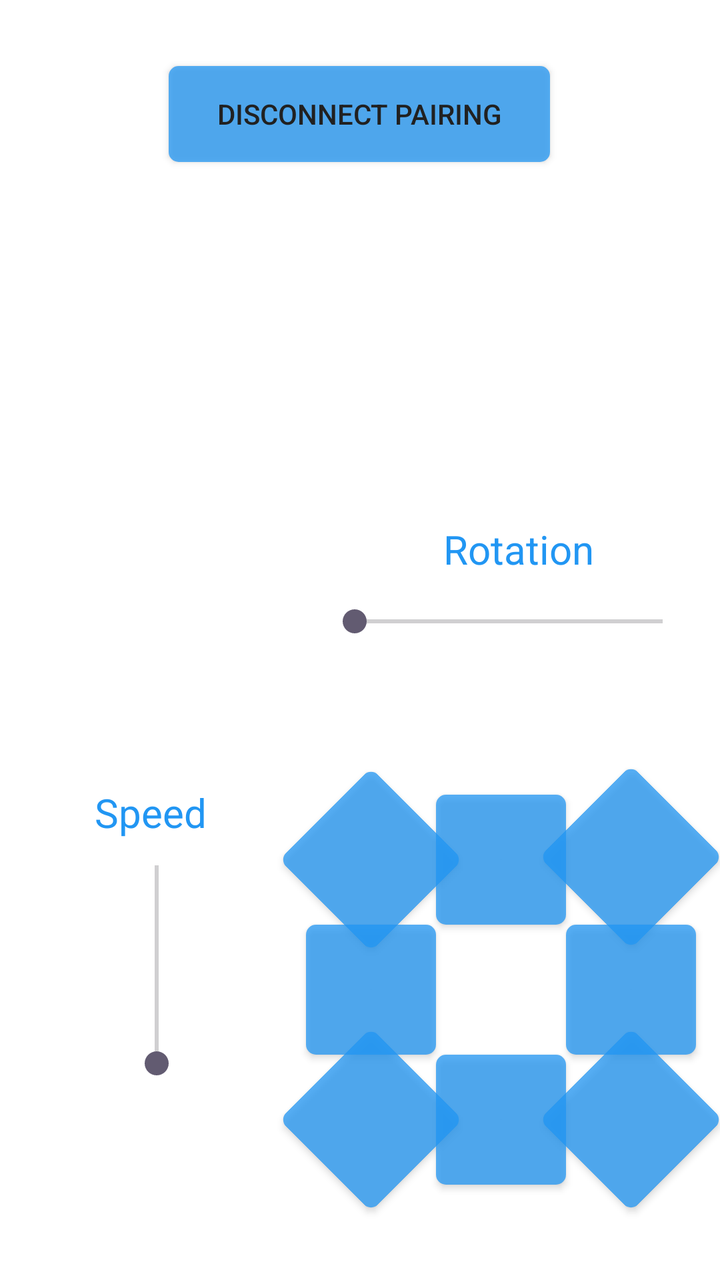
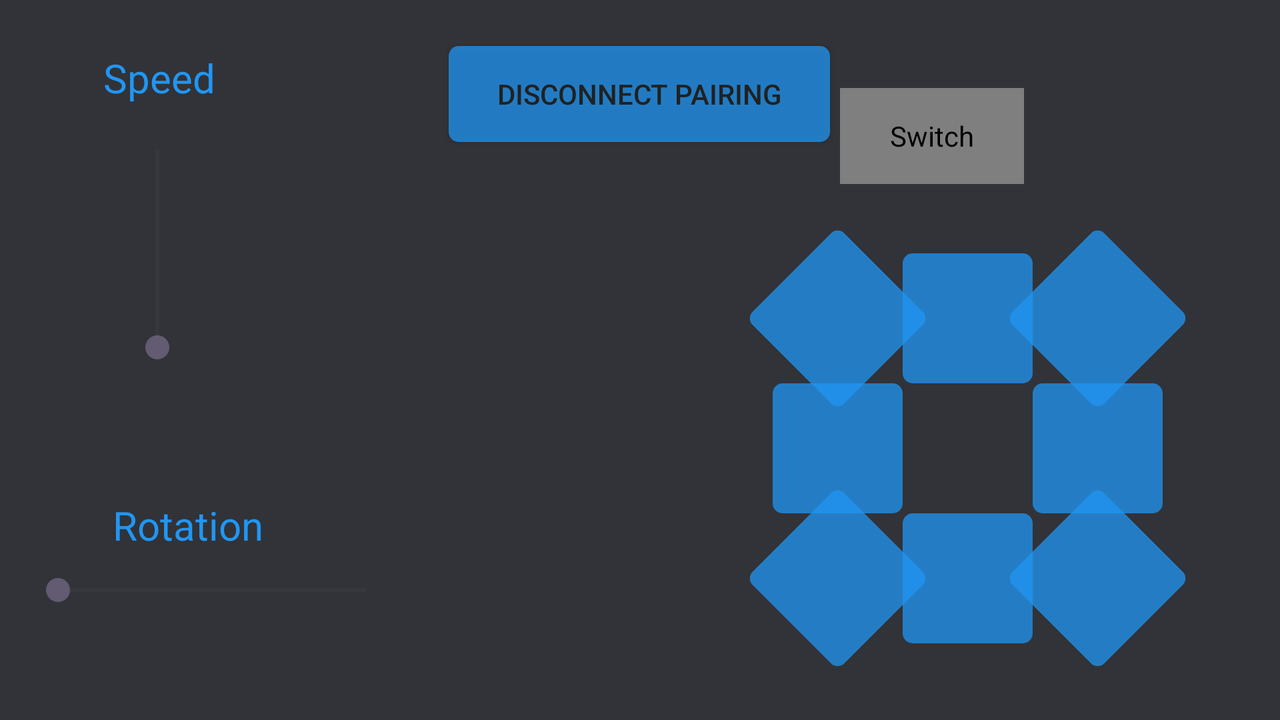

First picture: res/layout/ on a phone held upright. Second picture: the repository's own variant of that layout, on a device whose configuration matches the variant's folder. Source for both follows.
<!-- AndroidManifest.xml: application theme Theme.Final -->
<!-- res/layout/activity_second.xml -->
<?xml version="1.0" encoding="utf-8"?>
<androidx.constraintlayout.widget.ConstraintLayout xmlns:android="http://schemas.android.com/apk/res/android"
    xmlns:app="http://schemas.android.com/apk/res-auto"
    xmlns:tools="http://schemas.android.com/tools"
    android:layout_width="match_parent"
    android:layout_height="match_parent"
    android:background="#C81515"
    android:backgroundTint="@color/white"
    tools:context=".Control">

    <TextView
        android:id="@+id/textView2"
        android:layout_width="108dp"
        android:layout_height="41dp"
        android:gravity="center"
        android:text="@string/rotation"
        android:textSize="20sp"

        app:layout_constraintBottom_toTopOf="@+id/button1"
        app:layout_constraintEnd_toEndOf="parent"
        app:layout_constraintHorizontal_bias="0.815"
        app:layout_constraintStart_toStartOf="parent"
        app:layout_constraintTop_toTopOf="parent"
        app:layout_constraintVertical_bias="0.713" />

    <SeekBar
        android:id="@+id/seekBar2"
        android:layout_width="186dp"
        android:layout_height="101dp"
        app:layout_constraintBottom_toTopOf="@+id/button1"
        app:layout_constraintEnd_toEndOf="parent"
        app:layout_constraintHorizontal_bias="0.928"
        app:layout_constraintStart_toStartOf="parent"
        app:layout_constraintTop_toTopOf="parent"
        app:layout_constraintVertical_bias="0.878" />

    <Button
        android:id="@+id/button4"
        style="@style/CircularButtonStyle"
        android:layout_width="65dp"
        android:layout_height="65dp"
        android:background="@drawable/myrect"
        android:backgroundTint="@color/blue"
        android:elevation="2dp"
        android:isScrollContainer="false"
        android:rotation="180"
        app:icon="@drawable/double_arrow_48"
        app:iconGravity="textStart"
        app:iconPadding="0dp"
        app:iconSize="48dp"
        app:iconTint="@color/black"
        app:layout_constraintBottom_toBottomOf="parent"
        app:layout_constraintEnd_toStartOf="@+id/button3"
        app:layout_constraintHorizontal_bias="1.0"

        app:layout_constraintStart_toStartOf="parent"
        app:layout_constraintTop_toBottomOf="@+id/button3"
        app:layout_constraintVertical_bias="0.0" />

    <Button
        android:id="@+id/button1"
        style="@style/CircularButtonStyle"
        android:layout_width="65dp"
        android:layout_height="65dp"
        android:background="@drawable/myrect"
        android:backgroundTint="@color/blue"
        android:elevation="2dp"
        android:isScrollContainer="false"
        app:icon="@drawable/double_arrow_48"
        app:iconGravity="textStart"
        app:iconPadding="0dp"
        app:iconSize="48dp"
        app:iconTint="@color/black"
        app:layout_constraintBottom_toTopOf="@+id/button3"

        app:layout_constraintEnd_toStartOf="@+id/button3"
        app:layout_constraintHorizontal_bias="1.0"
        app:layout_constraintStart_toStartOf="parent"
        app:layout_constraintTop_toTopOf="parent"
        app:layout_constraintVertical_bias="1.0" />

    <Button
        android:id="@+id/button2"
        style="@style/CircularButtonStyle"
        android:layout_width="65dp"
        android:layout_height="65dp"
        android:background="@drawable/myrect"
        android:backgroundTint="@color/blue"
        android:elevation="2dp"
        android:isScrollContainer="false"
        android:rotation="270"
        app:icon="@drawable/double_arrow_48"
        app:iconGravity="textStart"
        app:iconPadding="0dp"
        app:iconSize="48dp"
        app:iconTint="@color/black"
        app:layout_constraintBottom_toBottomOf="parent"

        app:layout_constraintEnd_toStartOf="@+id/button1"
        app:layout_constraintHorizontal_bias="1.0"
        app:layout_constraintStart_toStartOf="parent"
        app:layout_constraintTop_toTopOf="parent"
        app:layout_constraintVertical_bias="0.804" />

    <Button
        android:id="@+id/button6"
        style="@style/CircularButtonStyle"
        android:layout_width="65dp"
        android:layout_height="65dp"
        android:background="@drawable/myrect"
        android:backgroundTint="@color/blue"
        android:elevation="2dp"
        android:isScrollContainer="false"
        android:rotation="315"
        app:icon="@drawable/double_arrow_48"
        app:iconGravity="textStart"
        app:iconPadding="0dp"
        app:iconSize="48dp"
        app:iconTint="@color/black"

        app:layout_constraintBottom_toTopOf="@+id/button2"
        app:layout_constraintEnd_toStartOf="@+id/button1"
        app:layout_constraintHorizontal_bias="1.0"
        app:layout_constraintStart_toStartOf="parent"
        app:layout_constraintTop_toTopOf="parent"
        app:layout_constraintVertical_bias="1.0" />

    <Button
        android:id="@+id/button7"
        style="@style/CircularButtonStyle"
        android:layout_width="65dp"
        android:layout_height="65dp"
        android:background="@drawable/myrect"
        android:backgroundTint="@color/blue"
        android:elevation="2dp"
        android:isScrollContainer="false"
        android:rotation="45"
        app:icon="@drawable/double_arrow_48"
        app:iconGravity="textStart"
        app:iconPadding="0dp"
        app:iconSize="48dp"
        app:iconTint="@color/black"
        app:layout_constraintBottom_toTopOf="@+id/button3"
        app:layout_constraintEnd_toEndOf="parent"

        app:layout_constraintHorizontal_bias="0.959"
        app:layout_constraintStart_toStartOf="parent"
        app:layout_constraintTop_toTopOf="parent"
        app:layout_constraintVertical_bias="0.997" />

    <Button
        android:id="@+id/button3"
        style="@style/CircularButtonStyle"
        android:layout_width="65dp"
        android:layout_height="65dp"
        android:background="@drawable/myrect"
        android:backgroundTint="@color/blue"
        android:elevation="2dp"
        android:isScrollContainer="false"
        android:rotation="90"
        app:icon="@drawable/double_arrow_48"
        app:iconGravity="textStart"
        app:iconPadding="0dp"
        app:iconSize="48dp"
        app:iconTint="@color/black"
        app:layout_constraintBottom_toBottomOf="parent"
        app:layout_constraintEnd_toEndOf="parent"
        app:layout_constraintHorizontal_bias="0.959"

        app:layout_constraintStart_toStartOf="parent"
        app:layout_constraintTop_toTopOf="parent"
        app:layout_constraintVertical_bias="0.804" />

    <Button
        android:id="@+id/button9"
        style="@style/CircularButtonStyle"
        android:layout_width="65dp"
        android:layout_height="65dp"
        android:background="@drawable/myrect"
        android:backgroundTint="@color/blue"
        android:elevation="2dp"
        android:isScrollContainer="false"
        android:rotation="135"
        app:icon="@drawable/double_arrow_48"
        app:iconGravity="textStart"
        app:iconPadding="0dp"
        app:iconSize="48dp"
        app:iconTint="@color/black"
        app:layout_constraintBottom_toBottomOf="parent"
        app:layout_constraintEnd_toEndOf="parent"
        app:layout_constraintHorizontal_bias="0.959"

        app:layout_constraintStart_toStartOf="parent"
        app:layout_constraintTop_toBottomOf="@+id/button3"
        app:layout_constraintVertical_bias="0.0" />

    <Button
        android:id="@+id/button8"
        style="@style/CircularButtonStyle"
        android:layout_width="65dp"
        android:layout_height="65dp"
        android:background="@drawable/myrect"
        android:backgroundTint="@color/blue"
        android:elevation="2dp"
        android:isScrollContainer="false"
        android:rotation="225"
        app:icon="@drawable/double_arrow_48"
        app:iconGravity="textStart"
        app:iconPadding="0dp"
        app:iconSize="48dp"
        app:iconTint="@color/black"
        app:layout_constraintBottom_toBottomOf="parent"
        app:layout_constraintEnd_toStartOf="@+id/button4"
        app:layout_constraintHorizontal_bias="1.0"

        app:layout_constraintStart_toStartOf="parent"
        app:layout_constraintTop_toBottomOf="@+id/button3"
        app:layout_constraintVertical_bias="0.0" />

    <Button
        android:id="@+id/buttonD"
        style="@style/Widget.AppCompat.Button.Colored"
        android:layout_width="wrap_content"
        android:layout_height="wrap_content"
        android:layout_margin="5dp"
        android:layout_weight="1"
        android:background="@drawable/myrect"
        android:elevation="2dp"
        android:text="@string/disconnect_pairing"
        android:textColor="#212121"
        app:layout_constraintBottom_toBottomOf="parent"
        app:layout_constraintEnd_toEndOf="parent"
        app:layout_constraintHorizontal_bias="0.497"
        app:layout_constraintStart_toStartOf="parent"

        app:layout_constraintTop_toTopOf="parent"
        app:layout_constraintVertical_bias="0.048" />

    <SeekBar
        android:id="@+id/seekBar"
        android:layout_width="131dp"
        android:layout_height="183dp"
        android:rotation="270"
        app:layout_constraintBottom_toBottomOf="parent"
        app:layout_constraintEnd_toEndOf="parent"
        app:layout_constraintHorizontal_bias="0.057"
        app:layout_constraintStart_toStartOf="parent"
        app:layout_constraintTop_toTopOf="parent"
        app:layout_constraintVertical_bias="0.855" />

    <TextView
        android:id="@+id/textView"
        android:layout_width="108dp"
        android:layout_height="41dp"
        android:gravity="center"
        android:text="@string/speed"
        android:textSize="20sp"
        app:layout_constraintBottom_toBottomOf="parent"

        app:layout_constraintEnd_toEndOf="parent"
        app:layout_constraintHorizontal_bias="0.085"
        app:layout_constraintStart_toStartOf="parent"
        app:layout_constraintTop_toTopOf="parent"
        app:layout_constraintVertical_bias="0.644" />

</androidx.constraintlayout.widget.ConstraintLayout>
<!-- resources referenced by this layout -->
<resources>
  <color name="black">#FF000000</color>
  <color name="blue">#2196F3</color>
  <color name="white">#FFFFFFFF</color>
  <!-- drawable myrect (drawable) -->
  <?xml version="1.0" encoding="utf-8"?>
  <shape xmlns:android="http://schemas.android.com/apk/res/android"
      android:shape="rectangle">
      <solid android:color="#BF00BFA5" />
      <corners android:radius="5dp" />
  </shape>
  <string name="disconnect_pairing">Disconnect Pairing</string>
  <string name="rotation">Rotation</string>
  <string name="speed">Speed</string>
  <style name="CircularButtonStyle" parent="Widget.AppCompat.Button">
          <item name="android:background">@drawable/circle</item>
          
      </style>
  <style name="Theme.Final" parent="Base.Theme.Final" />
  <!-- drawable circle (drawable) -->
  <layer-list xmlns:android="http://schemas.android.com/apk/res/android">
      <item>
          <shape android:shape="oval">
              <solid android:color="@color/blue" />
          </shape>
      </item>
      <item>
          <shape android:shape="oval">
              <stroke
                  android:color="@android:color/transparent"
                  android:width="2dp" />
          </shape>
      </item>
  </layer-list>
  <style name="Base.Theme.Final" parent="Theme.Material3.DayNight.NoActionBar">
          <item name="colorPrimary">@color/blue</item>
          <item name="colorPrimaryInverse">@color/less_blue</item>
          <item name="android:textColor">@color/blue</item>
      </style>
  <color name="less_blue">#5b6dae</color>
</resources>
<!-- res/layout-land/activity_second.xml (the repository's variant of the layout above) -->
<!-- drawn on the phone turned sideways -->
<?xml version="1.0" encoding="utf-8"?>
<androidx.constraintlayout.widget.ConstraintLayout xmlns:android="http://schemas.android.com/apk/res/android"
    xmlns:app="http://schemas.android.com/apk/res-auto"
    xmlns:tools="http://schemas.android.com/tools"
    android:layout_width="match_parent"
    android:layout_height="match_parent"
    android:background="#C81515"
    android:backgroundTint="@color/dc_gray"
    tools:context=".Control">

    <TextView
        android:id="@+id/textView2"
        android:layout_width="108dp"
        android:layout_height="41dp"
        android:gravity="center"
        android:text="@string/rotation"
        android:textSize="20sp"
        app:layout_constraintBottom_toBottomOf="parent"

        app:layout_constraintEnd_toEndOf="parent"
        app:layout_constraintHorizontal_bias="0.075"
        app:layout_constraintStart_toStartOf="parent"
        app:layout_constraintTop_toBottomOf="@+id/seekBar"
        app:layout_constraintVertical_bias="0.255" />

    <SeekBar
        android:id="@+id/seekBar2"
        android:layout_width="186dp"
        android:layout_height="101dp"
        app:layout_constraintBottom_toBottomOf="parent"
        app:layout_constraintEnd_toEndOf="parent"
        app:layout_constraintHorizontal_bias="0.029"
        app:layout_constraintStart_toStartOf="parent"
        app:layout_constraintTop_toBottomOf="@+id/seekBar"
        app:layout_constraintVertical_bias="0.67" />

    <Button
        android:id="@+id/button3"
        android:layout_width="65dp"
        android:layout_height="65dp"
        android:background="@drawable/myrect"
        android:backgroundTint="@color/blue"
        android:elevation="2dp"
        android:isScrollContainer="false"
        android:rotation="90"
        app:icon="@drawable/double_arrow_48"
        app:iconGravity="textStart"
        app:iconPadding="0dp"
        app:iconSize="48dp"
        app:iconTint="@color/black"
        app:layout_constraintBottom_toBottomOf="parent"
        app:layout_constraintEnd_toEndOf="parent"
        app:layout_constraintHorizontal_bias="0.844"

        app:layout_constraintStart_toEndOf="@+id/seekBar2"
        app:layout_constraintTop_toTopOf="parent"
        app:layout_constraintVertical_bias="0.65" />

    <Button
        android:id="@+id/button7"
        android:layout_width="65dp"
        android:layout_height="65dp"
        android:background="@drawable/myrect"
        android:backgroundTint="@color/blue"
        android:elevation="2dp"
        android:isScrollContainer="false"
        android:rotation="45"
        app:icon="@drawable/double_arrow_48"
        app:iconGravity="textStart"
        app:iconPadding="0dp"
        app:iconSize="48dp"
        app:iconTint="@color/black"
        app:layout_constraintBottom_toTopOf="@+id/button3"
        app:layout_constraintEnd_toEndOf="parent"

        app:layout_constraintHorizontal_bias="0.844"
        app:layout_constraintStart_toEndOf="@+id/seekBar2"
        app:layout_constraintTop_toTopOf="parent"
        app:layout_constraintVertical_bias="1.0" />

    <Button
        android:id="@+id/button6"
        android:layout_width="65dp"
        android:layout_height="65dp"
        android:background="@drawable/myrect"
        android:backgroundTint="@color/blue"
        android:elevation="2dp"
        android:isScrollContainer="false"
        android:rotation="315"
        app:icon="@drawable/double_arrow_48"
        app:iconGravity="textStart"
        app:iconPadding="0dp"
        app:iconSize="48dp"
        app:iconTint="@color/black"

        app:layout_constraintBottom_toTopOf="@+id/button2"
        app:layout_constraintEnd_toStartOf="@+id/button1"
        app:layout_constraintHorizontal_bias="1.0"
        app:layout_constraintStart_toEndOf="@+id/seekBar2"
        app:layout_constraintTop_toTopOf="parent"
        app:layout_constraintVertical_bias="1.0" />

    <Button
        android:id="@+id/button2"
        android:layout_width="65dp"
        android:layout_height="65dp"
        android:background="@drawable/myrect"
        android:backgroundTint="@color/blue"
        android:elevation="2dp"
        android:isScrollContainer="false"
        android:rotation="270"
        app:icon="@drawable/double_arrow_48"
        app:iconGravity="textStart"
        app:iconPadding="0dp"
        app:iconSize="48dp"
        app:iconTint="@color/black"
        app:layout_constraintBottom_toBottomOf="parent"

        app:layout_constraintEnd_toStartOf="@+id/button1"
        app:layout_constraintHorizontal_bias="1.0"
        app:layout_constraintStart_toEndOf="@+id/seekBar2"
        app:layout_constraintTop_toTopOf="parent"
        app:layout_constraintVertical_bias="0.65" />

    <Button
        android:id="@+id/button1"
        android:layout_width="65dp"
        android:layout_height="65dp"
        android:background="@drawable/myrect"
        android:backgroundTint="@color/blue"
        android:elevation="2dp"
        android:isScrollContainer="false"
        app:icon="@drawable/double_arrow_48"
        app:iconGravity="textStart"
        app:iconPadding="0dp"
        app:iconSize="48dp"
        app:iconTint="@color/black"
        app:layout_constraintBottom_toTopOf="@+id/button3"

        app:layout_constraintEnd_toStartOf="@+id/button3"
        app:layout_constraintHorizontal_bias="1.0"
        app:layout_constraintStart_toEndOf="@+id/seekBar2"
        app:layout_constraintTop_toTopOf="parent"
        app:layout_constraintVertical_bias="1.0" />

    <Button
        android:id="@+id/button8"
        android:layout_width="65dp"
        android:layout_height="65dp"
        android:background="@drawable/myrect"
        android:backgroundTint="@color/blue"
        android:elevation="2dp"
        android:isScrollContainer="false"
        android:rotation="225"
        app:icon="@drawable/double_arrow_48"
        app:iconGravity="textStart"
        app:iconPadding="0dp"
        app:iconSize="48dp"
        app:iconTint="@color/black"
        app:layout_constraintBottom_toBottomOf="parent"
        app:layout_constraintEnd_toStartOf="@+id/button4"
        app:layout_constraintHorizontal_bias="1.0"

        app:layout_constraintStart_toEndOf="@+id/seekBar2"
        app:layout_constraintTop_toBottomOf="@+id/button3"
        app:layout_constraintVertical_bias="0.0" />

    <Button
        android:id="@+id/button4"
        android:layout_width="65dp"
        android:layout_height="65dp"
        android:background="@drawable/myrect"
        android:backgroundTint="@color/blue"
        android:elevation="2dp"
        android:isScrollContainer="false"
        android:rotation="180"
        app:icon="@drawable/double_arrow_48"
        app:iconGravity="textStart"
        app:iconPadding="0dp"
        app:iconSize="48dp"
        app:iconTint="@color/black"
        app:layout_constraintBottom_toBottomOf="parent"
        app:layout_constraintEnd_toStartOf="@+id/button3"
        app:layout_constraintHorizontal_bias="1.0"

        app:layout_constraintStart_toEndOf="@+id/seekBar2"
        app:layout_constraintTop_toBottomOf="@+id/button3"
        app:layout_constraintVertical_bias="0.0" />

    <Button
        android:id="@+id/button9"
        android:layout_width="65dp"
        android:layout_height="65dp"
        android:background="@drawable/myrect"
        android:backgroundTint="@color/blue"
        android:elevation="2dp"
        android:isScrollContainer="false"
        android:rotation="135"
        app:icon="@drawable/double_arrow_48"
        app:iconGravity="textStart"
        app:iconPadding="0dp"
        app:iconSize="48dp"
        app:iconTint="@color/black"
        app:layout_constraintBottom_toBottomOf="parent"
        app:layout_constraintEnd_toEndOf="parent"
        app:layout_constraintHorizontal_bias="0.844"

        app:layout_constraintStart_toEndOf="@+id/seekBar2"
        app:layout_constraintTop_toBottomOf="@+id/button3"
        app:layout_constraintVertical_bias="0.0" />

    <Button
        android:id="@+id/buttonD"
        style="@style/Widget.AppCompat.Button.Colored"
        android:layout_width="wrap_content"
        android:layout_height="wrap_content"
        android:layout_margin="5dp"
        android:layout_weight="1"
        android:background="@drawable/myrect"
        android:elevation="2dp"
        android:text="@string/disconnect_pairing"
        android:textColor="#212121"
        app:layout_constraintBottom_toBottomOf="parent"
        app:layout_constraintEnd_toEndOf="parent"
        app:layout_constraintHorizontal_bias="0.499"
        app:layout_constraintStart_toStartOf="parent"

        app:layout_constraintTop_toTopOf="parent"
        app:layout_constraintVertical_bias="0.06" />

    <SeekBar
        android:id="@+id/seekBar"
        android:layout_width="131dp"
        android:layout_height="183dp"
        android:rotation="270"
        app:layout_constraintBottom_toBottomOf="parent"
        app:layout_constraintEnd_toEndOf="parent"
        app:layout_constraintHorizontal_bias="0.026"
        app:layout_constraintStart_toStartOf="parent"
        app:layout_constraintTop_toTopOf="parent"
        app:layout_constraintVertical_bias="0.184" />

    <TextView
        android:id="@+id/textView"
        android:layout_width="108dp"
        android:layout_height="41dp"
        android:gravity="center"
        android:text="@string/speed"
        android:textSize="20sp"
        app:layout_constraintBottom_toTopOf="@+id/seekBar2"
        app:layout_constraintEnd_toEndOf="parent"

        app:layout_constraintHorizontal_bias="0.048"
        app:layout_constraintStart_toStartOf="parent"
        app:layout_constraintTop_toTopOf="parent"
        app:layout_constraintVertical_bias="0.090" />

    <Switch
        android:id="@+id/switch1"
        android:layout_width="92dp"
        android:layout_height="48dp"
        android:layout_marginEnd="128dp"
        android:text="@string/water"
        android:textColor="@color/red"
        android:textColorHint="@color/red"
        app:layout_constraintBottom_toTopOf="@+id/button1"
        app:layout_constraintEnd_toEndOf="parent"
        app:layout_constraintHorizontal_bias="1.0"
        app:layout_constraintStart_toEndOf="@+id/seekBar2"

        app:layout_constraintTop_toTopOf="parent"
        app:layout_constraintVertical_bias="0.56"
        tools:ignore="UseSwitchCompatOrMaterialXml" />

</androidx.constraintlayout.widget.ConstraintLayout>
<!-- resources referenced by the variant -->
<!-- as the phone turned sideways resolves them -->
<resources>
  <color name="black">#FF000000</color>
  <color name="blue">#2196F3</color>
  <color name="dc_gray">#313338</color>
  <!-- drawable myrect (drawable) -->
  <?xml version="1.0" encoding="utf-8"?>
  <shape xmlns:android="http://schemas.android.com/apk/res/android"
      android:shape="rectangle">
      <solid android:color="#BF00BFA5" />
      <corners android:radius="5dp" />
  </shape>
  <string name="disconnect_pairing">Disconnect Pairing</string>
  <string name="rotation">Rotation</string>
  <string name="speed">Speed</string>
  <string name="water">Water</string>
  <style name="Theme.Final" parent="Base.Theme.Final" />
  <style name="Base.Theme.Final" parent="Theme.Material3.DayNight.NoActionBar">
          <item name="colorPrimary">@color/blue</item>
          <item name="colorPrimaryInverse">@color/less_blue</item>
          <item name="android:textColor">@color/blue</item>
      </style>
  <color name="less_blue">#5b6dae</color>
</resources>
